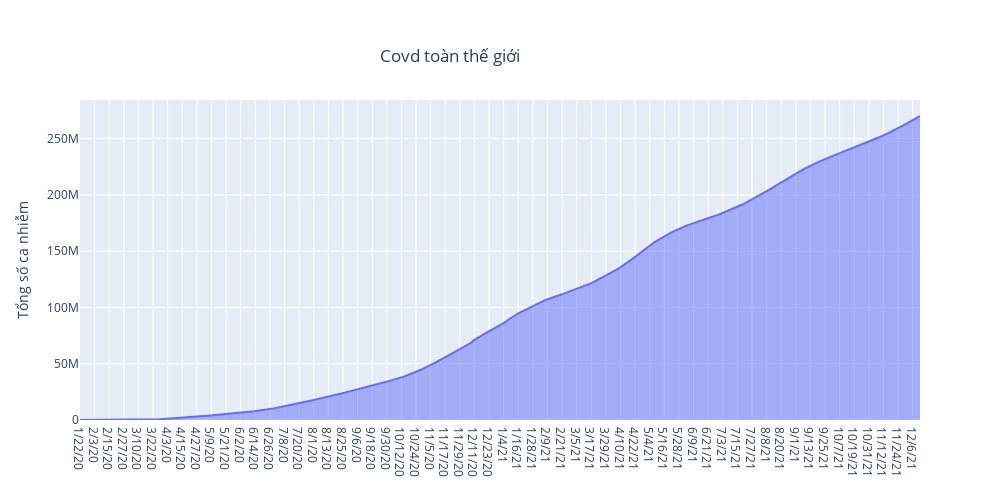

Source (notebook cell):
### Code cell
fig = go.Figure()



fig.add_trace(go.Scatter(y=global_total,
                         x=global_total.index,
                         fill='tozeroy',
                         name = 'Thời gian giãn cách'))
fig.update_layout(
            autosize = False,
            width=1000,
            height=500,
            yaxis_title="Tổng số ca nhiễm",
                  legend_title="Khu vực",
                  title={'text':'Covd toàn thế giới' ,
                            'y':0.9,
                            'x':0.45,
                            'xanchor': 'center',
                            'yanchor': 'top'}
)
fig.show()

### Figure 1 — Plotly figure (JSON) as saved in the notebook; plotly's stock layout.template omitted (floating-point values rounded to 4 significant figures; data arrays with more than 128 entries replaced by an {"elided": "..."} marker saying what was removed)
{"data": [{"fill": "tozeroy", "name": "Thời gian giãn cách", "type": "scatter", "x": {"elided": "691 str values"}, "y": {"elided": "691 int values"}}], "layout": {"autosize": false, "height": 500, "legend": {"title": {"text": "Khu vực"}}, "title": {"text": "Covd toàn thế giới", "x": 0.45, "xanchor": "center", "y": 0.9, "yanchor": "top"}, "width": 1000, "yaxis": {"title": {"text": "Tổng số ca nhiễm"}}}}
